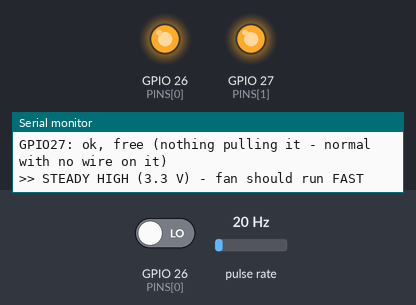
Recording of a sketch running on a simulated ESP32. Shown: output pins drawn as LEDs (lit = HIGH), the last lines printed to the serial monitor. Wiring (inferred from the names in the program): pulse sensor: data GPIO 25. Inputs (shaded band) come from the test bench; at power-on: GPIO 26 (PINS[0]) LOW, pulse rate 20 Hz. Pins used as bus, display or sensor lines are not drawn.

Above: at 1.1 s.
At 9.1 s:
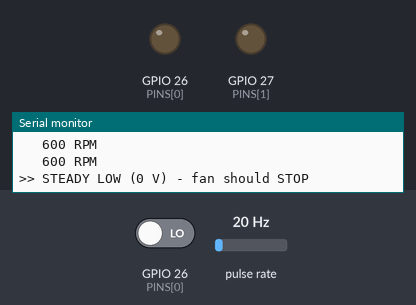
At 18.4 s:
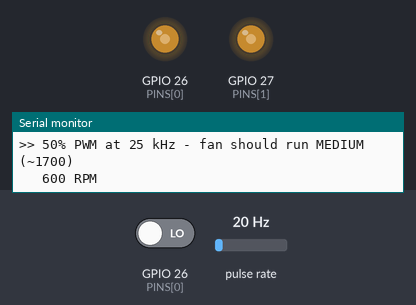
18.5 s: GPIO 26 (PINS[0]) driven HIGH
Timing chart, 0 to 21.5 s (numbered marks = the images above; inputs shaded):
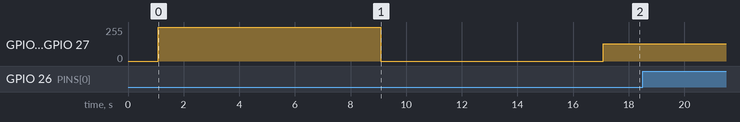

The sketch:

pwm_check.ino
```cpp
// PWM line diagnostic. Fan on 12 V, grounds joined, TACH on GPIO25. Serial @115200.
// Drives GPIO26 and GPIO27 identically, so you can move the blue wire between
// them without re-uploading. Repeats forever. WATCH THE FAN.
const uint8_t TACH_PIN = 25;
const uint8_t PINS[2] = { 26, 27 };

volatile uint32_t pulses = 0, lastEdgeUs = 0;
volatile bool tachHigh = true;
void IRAM_ATTR tachISR() {
  uint32_t now = micros();
  bool high = digitalRead(TACH_PIN);
  if (high != tachHigh && now - lastEdgeUs >= 1000) {
    tachHigh = high;
    lastEdgeUs = now;
    if (!high) pulses++;
  }
}

bool usable[2];

// Is the pin/wire able to go high at all?
void checkLine(int i) {
  uint8_t p = PINS[i];
  pinMode(p, INPUT_PULLDOWN);
  delay(20);
  bool withPulldown = digitalRead(p);
  pinMode(p, INPUT_PULLUP);
  delay(20);
  bool withPullup = digitalRead(p);
  pinMode(p, OUTPUT);
  digitalWrite(p, HIGH);
  delayMicroseconds(200);
  bool drivenHigh = digitalRead(p);  // only briefly, in case of a short
  digitalWrite(p, LOW);
  usable[i] = withPullup && drivenHigh;

  Serial.printf("GPIO%u: ", p);
  if (!usable[i])
    Serial.println("HELD LOW  <-- shorted to GND (row/wire), or pin damaged. Unplug the wire and compare.");
  else if (withPulldown)
    Serial.println("ok, something pulls it HIGH (normal with a powered fan's PWM wire on it)");
  else
    Serial.println("ok, free (nothing pulling it - normal with no wire on it)");
}

void report(const char *what, uint32_t seconds) {
  Serial.printf("\n>> %s\n", what);
  for (uint32_t s = 0; s < seconds; s++) {
    noInterrupts(); pulses = 0; interrupts();
    delay(1000);
    noInterrupts(); uint32_t c = pulses; interrupts();
    Serial.printf("   %lu RPM\n", (unsigned long)(c * 30));
  }
}

void setup() {
  Serial.begin(115200);
  delay(1000);
  pinMode(TACH_PIN, INPUT_PULLUP);
  attachInterrupt(digitalPinToInterrupt(TACH_PIN), tachISR, CHANGE);
}

void loop() {
  Serial.println("\n===== PWM check =====");
  for (int i = 0; i < 2; i++) checkLine(i);

  for (int i = 0; i < 2; i++)
    if (usable[i]) digitalWrite(PINS[i], HIGH);
  report("STEADY HIGH (3.3 V) - fan should run FAST", 8);

  for (int i = 0; i < 2; i++) digitalWrite(PINS[i], LOW);
  report("STEADY LOW (0 V) - fan should STOP", 8);

  for (int i = 0; i < 2; i++)
    if (usable[i]) {
      ledcAttach(PINS[i], 25000, 8);
      ledcWrite(PINS[i], 128);
    }
  report("50% PWM at 25 kHz - fan should run MEDIUM (~1700)", 12);
  for (int i = 0; i < 2; i++)
    if (usable[i]) ledcDetach(PINS[i]);
}
```
